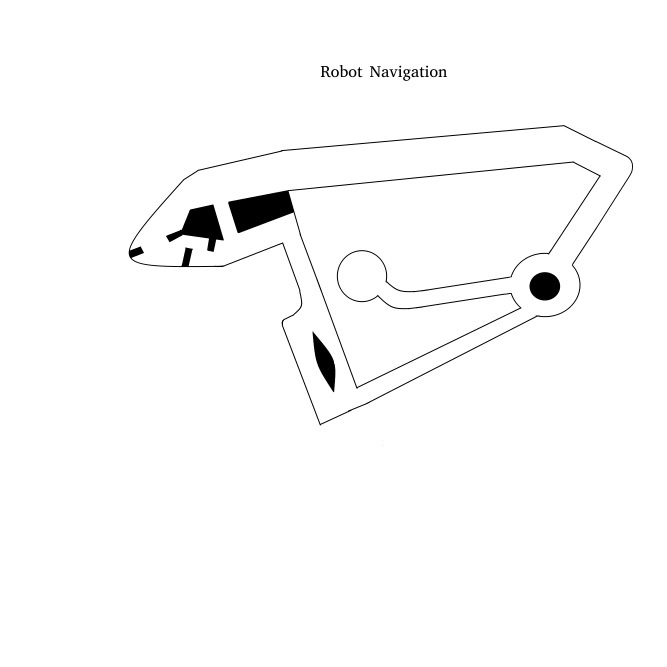
#> input picture f1tenth-riders-quickstart-master2/pkg/src/pkg/maps/ROBOT_NAVIGATION.png, 2000 x 2000 px (shown at 1/3 size)
$ python get_route_np.py
#> lines starting #> are read from the running program, lines starting #| are printed output that depends on the picture
import numpy as np
import cv2
import matplotlib.pyplot as plt

show_animation = True

map = cv2.imread('pkg/maps/ROBOT_NAVIGATION.png',  cv2.IMREAD_GRAYSCALE)
#> map is the input picture: shape (2000, 2000); min 0, max 255, mean 250.7
obs = np.where(map < 200)
#> obs = 71068 positions, rows 195 to 1337, columns 386 to 1898

ox, oy = [], []
ox = obs[1]
oy = 2000 - obs[0]

route1 = np.load('route1.npy')
#> (reads f1tenth-riders-quickstart-master2/pkg/src/route1.npy from the repository)
route2 = np.load('route2.npy')
#> (reads f1tenth-riders-quickstart-master2/pkg/src/route2.npy from the repository)
route3 = np.load('route3.npy')
#> (reads f1tenth-riders-quickstart-master2/pkg/src/route3.npy from the repository)

# print(route1)
# print(route2)
# print(route3)

start = [1808, 2000-582]
goal1 = [1122, 2000-846]
goal2 = [944, 2000-1144]
goal3 = [482, 2000-732]

if show_animation:
    plt.plot(ox, oy, ".k", markersize=0.05)
    plt.plot(start[0], start[1], "ob")
    plt.plot(goal1[0], goal1[1], "xr")
    plt.plot(goal2[0], goal2[1], "xg")
    plt.plot(goal3[0], goal3[1], "xb")
    plt.plot(route1[0], route1[1], "-r")
    plt.plot(route2[0], route2[1], "-g")
    plt.plot(route3[0], route3[1], "-b")
    plt.axis("equal")
    plt.show()
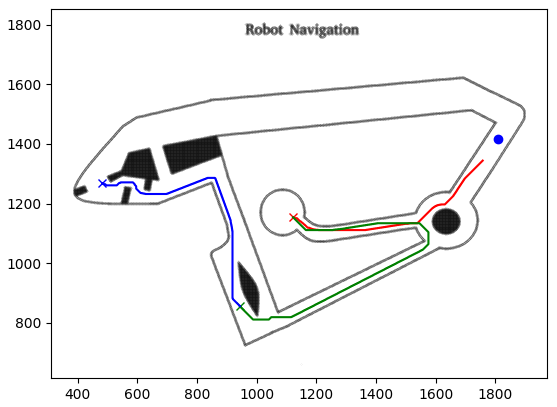
#> figure drawn by matplotlib, 1 panel
